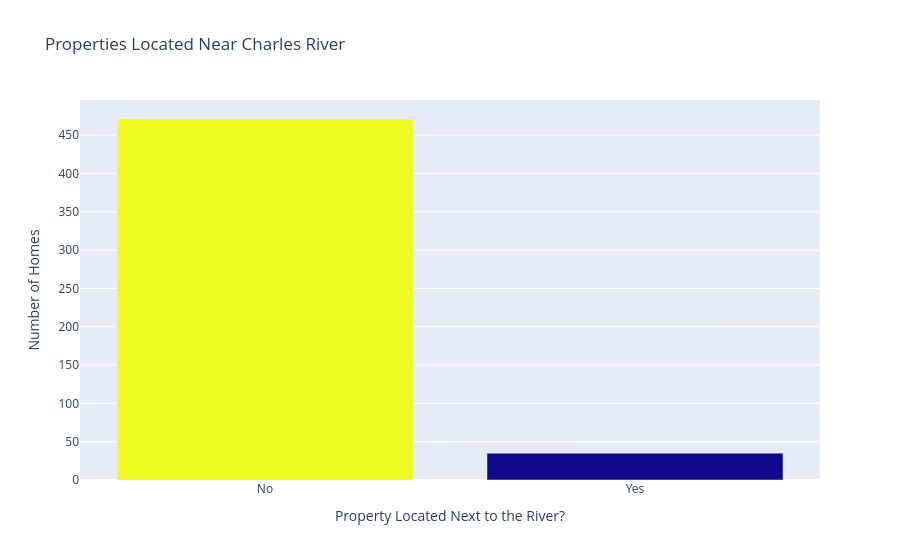

Write notebook code for a chart like this one.
### Markdown cell above
### ⛵️ River Proximity Visualization

### Code cell
river_access = data['CHAS'].value_counts()

bar = px.bar(x=['No', 'Yes'],
             y=river_access.values,
             color=river_access.values,
             title='Properties Located Near Charles River')

bar.update_layout(xaxis_title='Property Located Next to the River?', 
                  yaxis_title='Number of Homes',
                  coloraxis_showscale=False)
bar.show()

### Figure 1 — Plotly figure (JSON) as saved in the notebook; plotly's stock layout.template omitted (floating-point values rounded to 4 significant figures)
{"data": [{"hovertemplate": "x=%{x}<br>y=%{y}<br>color=%{marker.color}<extra></extra>", "legendgroup": "", "marker": {"color": [471, 35], "coloraxis": "coloraxis", "pattern": {"shape": ""}}, "name": "", "orientation": "v", "showlegend": false, "textposition": "auto", "type": "bar", "x": ["No", "Yes"], "xaxis": "x", "y": [471, 35], "yaxis": "y"}], "layout": {"barmode": "relative", "coloraxis": {"colorbar": {"title": {"text": "color"}}, "colorscale": [[0, "#0d0887"], [0.1111, "#46039f"], [0.2222, "#7201a8"], [0.3333, "#9c179e"], [0.4444, "#bd3786"], [0.5556, "#d8576b"], [0.6667, "#ed7953"], [0.7778, "#fb9f3a"], [0.8889, "#fdca26"], [1, "#f0f921"]], "showscale": false}, "legend": {"tracegroupgap": 0}, "title": {"text": "Properties Located Near Charles River"}, "xaxis": {"anchor": "y", "domain": [0, 1], "title": {"text": "Property Located Next to the River?"}}, "yaxis": {"anchor": "x", "domain": [0, 1], "title": {"text": "Number of Homes"}}}}
